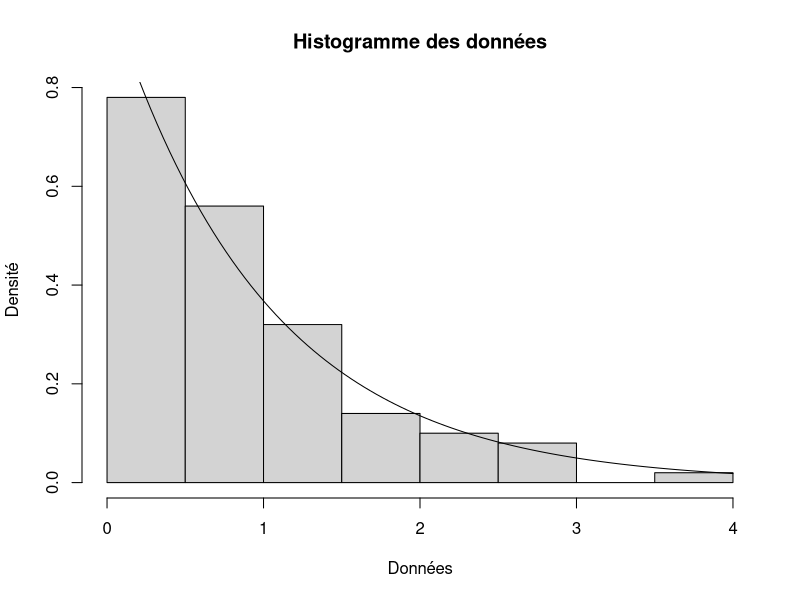
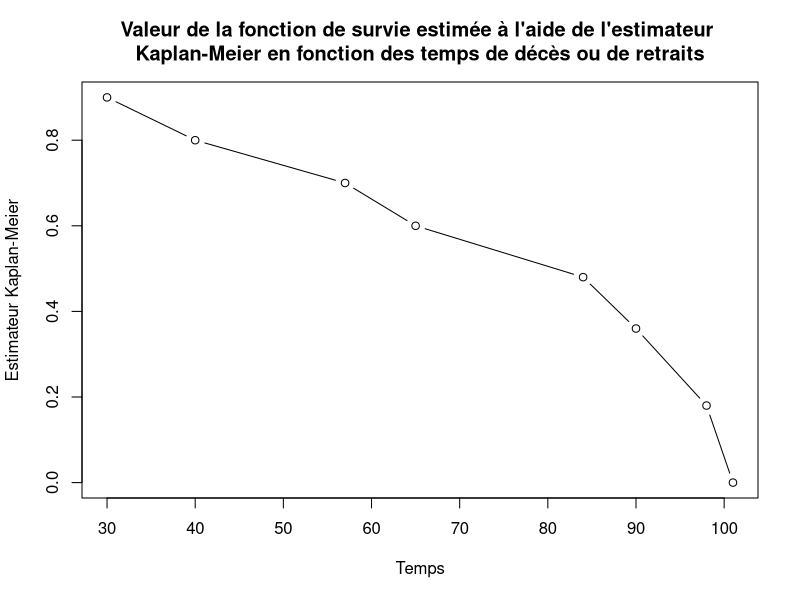

Generate these figures, in order, with R:
## ---- chunk 1
data <-  rexp(100, 1)

coef_asymetrie <- function(x){
    mu <- mean(x)
    sd <- sd(x)
    mean((x - mu)^3) / sd^3 
}

estimateur_coef_asymetrie <- coef_asymetrie(data)

hist(data, probability = TRUE,
     main = "Histogramme des données",
     ylab = "Densité",
     xlab = "Données");curve(dexp(x,1), add = TRUE)
## ---- chunk 2
teta <- mean(data)
echantillion <- lapply(1:50, function(i) rexp(100, teta))
coef_asymetrie_simul <- sapply(1:50, function(i) coef_asymetrie(echantillion[[i]]) )

moyenne_coef_asymetrie <- mean(coef_asymetrie_simul)
variance_coef_asymetrie <- sum((coef_asymetrie_simul - moyenne_coef_asymetrie)^2) / (length(coef_asymetrie_simul)-1)
variance_coef_asymetrie_modifie <- var(coef_asymetrie_simul)

IC_coef_asymetrie <- cbind(estimateur_coef_asymetrie - qnorm(0.975) * sqrt(variance_coef_asymetrie),
              estimateur_coef_asymetrie + qnorm(0.975) * sqrt(variance_coef_asymetrie))
## ---- chunk 3
k <- c(0.25, 0.35, 0.5, 0.6, 0.75, 0.85)
fonction_percentile <- function(x) -log(1-x)
limite_u <- sapply(k, function(i) fonction_percentile(i))

Estimateur_Esperance_limite <- sapply(1:length(limite_u), function(u) mean(sapply(1:100, function(i) min(data[i], limite_u[u]))))   
## ---- chunk 4
resultats <- data.frame("Percentile" = k, "Limite u" = limite_u, "Espérance limitée" = Estimateur_Esperance_limite)
resultats
## ---- chunk 5
teta <- mean(data)
echantillion <- lapply(1:50, function(i) rexp(100, teta))
Esperance_limite_simul <- sapply(c(3,5), function(u) 
                                sapply(1:50, function(j) 
                                    mean(sapply(1:100, function(i) 
                                        min(echantillion[[j]][i], limite_u[u])))))

moyenne_Esperance_limite_simul <- sapply(1:2, function(i) mean(Esperance_limite_simul[,i]))
variance_Esperance_limite_simul <- sapply(1:2, function(i) sum((Esperance_limite_simul[,i] - moyenne_Esperance_limite_simul[i])^2) / (length(Esperance_limite_simul[,i])-1))
variance_Esperance_limite_simul_modifie <- sapply(1:2, function(i) var(Esperance_limite_simul[,i]))

resultats_b <- data.frame("Percentile" = c(k[3], k[5]), "Limite u" = c(limite_u[3], limite_u[5]), "Espérance limité" = moyenne_Esperance_limite_simul, "Variance" = variance_Esperance_limite_simul_modifie)

Est_Esperance_limite <- rep(0,2)
Est_Esperance_limite[1] <- Estimateur_Esperance_limite[3]
Est_Esperance_limite[2] <- Estimateur_Esperance_limite[5]

IC_Esperance_limite_simul <- lapply(1:2, function(i) 
                                cbind(Est_Esperance_limite[i] - qnorm(0.975) * sqrt(variance_Esperance_limite_simul[i]),
                                    Est_Esperance_limite[i] + qnorm(0.975) * sqrt(variance_Esperance_limite_simul[i])))
## ---- chunk 6
Temps <- c(30, 40, 57, 65, 65, 84, 90, 92, 98, 101) 
Cens <- c(1, 1, 1, 1, 0, 1, 1, 0, 1, 1)

donnees <- data.frame(Temps, Cens)

yi <- unique(donnees[which(donnees[,2] != 0),1])
i <- 1:length(yi)
Si <- rep(1,length(yi))
ri <- c(10,9,8,7,5,4,2,1)

Estimateur_Kaplan_Meier <- cumprod(1-Si/ri)
jeu_de_donnees <- data.frame(i, yi, Si, ri, "Kaplan-Meier" = cumprod(1-Si/ri))

## ---- chunk 7
plot(yi, Estimateur_Kaplan_Meier,
     main = "Valeur de la fonction de survie estimée à l'aide de l'estimateur 
Kaplan-Meier en fonction des temps de décès ou de retraits",
     ylab = "Estimateur Kaplan-Meier",
     xlab = "Temps",
     type = "b")

formule_Greenwood <- Estimateur_Kaplan_Meier^2 * cumsum(Si/ri/(ri-Si))

# Estimer S(50)
x <- 50
ci <- 40
cj <- 57
alpha <- (cj-x)/(cj-ci)
Sn_50 <- 1 - (alpha)*(1 - Estimateur_Kaplan_Meier[2]) - (1-alpha)*(1 - Estimateur_Kaplan_Meier[3])

IC_KM <- cbind(Estimateur_Kaplan_Meier - qnorm(0.975) * sqrt(formule_Greenwood),
              Estimateur_Kaplan_Meier + qnorm(0.975) * sqrt(formule_Greenwood))
## ---- chunk 8
u <- exp(qnorm(0.975) * sqrt(formule_Greenwood) / Estimateur_Kaplan_Meier / log(Estimateur_Kaplan_Meier))
IC_log_KM <- cbind(Estimateur_Kaplan_Meier^(1/u),
              Estimateur_Kaplan_Meier^u)
## ---- chunk 9
data
